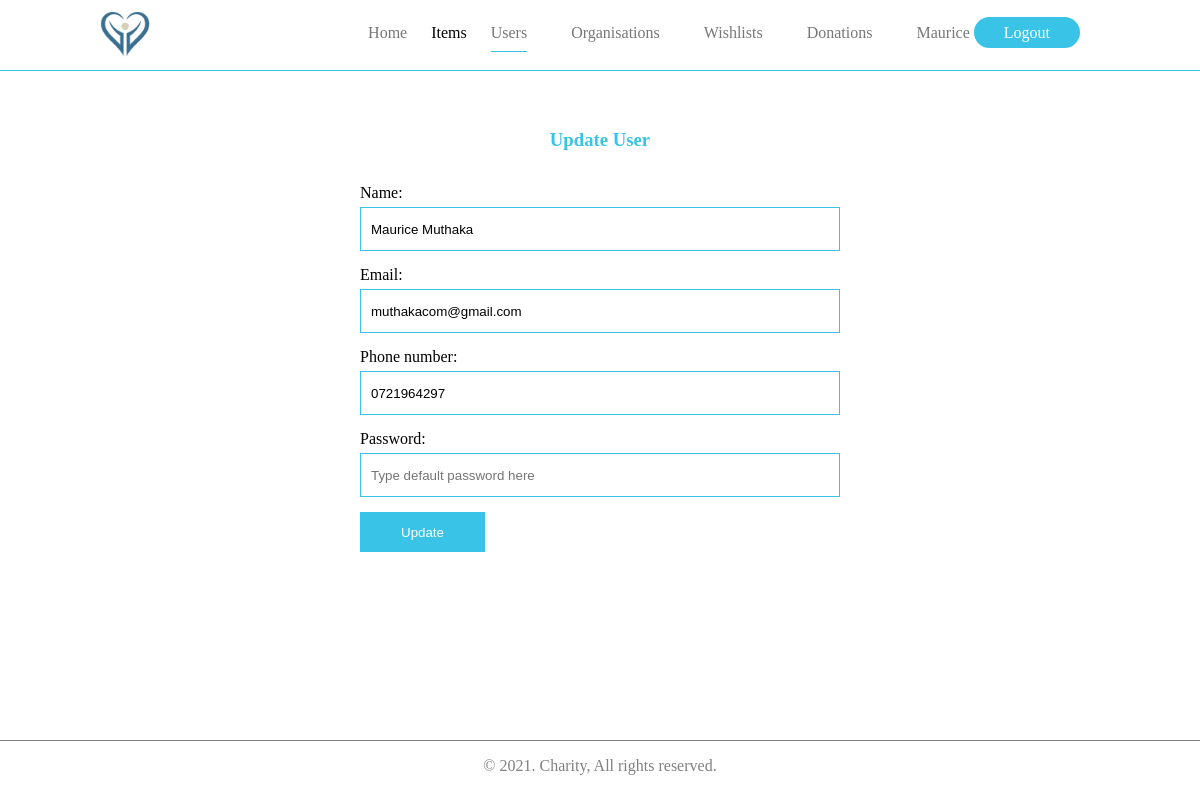
The app's page /edit_user.php?id=1 (signed in) with its own data.
### tables this page shows
CREATE TABLE `users` (
  `id` int(11) NOT NULL,
  `full_name` varchar(255) NOT NULL,
  `email` varchar(255) DEFAULT NULL,
  `phone_number` varchar(255) NOT NULL,
  `password` text DEFAULT NULL,
  `is_admin` int(1) DEFAULT NULL,
  `joined_date` timestamp NULL DEFAULT current_timestamp()
);

### edit_user.php (the view, shortened to what this page needs)
<?php
require_once('db.php');
if(isset($_SESSION['auth'])){
    $user = $_SESSION['auth'];
    $req = $db->prepare("SELECT * FROM users WHERE id = ?");
    $req->execute(array($user['id']));
    $current = $req->fetch();
    if ($current['is_admin']) {
        $id = $_GET['id'];
        if(isset($id) AND !empty($id)) {
            $check_user = $db->prepare("SELECT * FROM users WHERE id = ?");
            $check_user->execute(array($id));
            if($check_user->rowCount() > 0) {
                $user = $check_user->fetch();
            }
            else {
                header("Location: users.php");
            }
        }
        else {
             header("Location: users.php");
        }
?>
<!DOCTYPE html>
<html lang="en">
<head>
    <link rel="stylesheet" href="styles/style.css">
</head>
<body>
    <header>
        <div class="logo">
            <img src="images/logo.png" width="50" alt="">
        </div>
        <div class="menu">
            <ul>
                <li><a href="dashboard.php">Home</a></li>
                <lia href="items.php">Items</a></li>
                <li class="active"><a href="users.php">Users</a></li>
                <li><a href="organisations.php">Organisations</a></li>
                <li><a href="wishlists.php">Wishlists</a></li>
                <li><a href="donations.php">Donations</a></li>
                <li><?= $current['full_name'] ?> <a class="login" href="logout.php">Logout</a></li>
            </ul>
        </div>
    </header>
    <section class="homeSection">
        <div class="box">
            <h3 class="login-title">Update User</h3>
            <form method="post" enctype="multipart/form-data">
                <div class="email-section">
                    <label for="name">Name:</label>
                    <input type="name" name="name" value="<?= $user['full_name'] ?>" placeholder="Type your name here">
                </div>
                <div class="email-section">
                    <label for="email">Email:</label>
                    <input type="email" name="email" value="<?= $user['email'] ?>" placeholder="Type your email here">
                </div>
                <div class="email-section">
                    <label for="phone">Phone number:</label>
                    <input type="number" name="phone" value="<?= $user['phone_number'] ?>" placeholder="Type your phone number here">
                </div>
                <div class="password-section">
                    <label for="password">Password:</label>
                    <input type="password" name="password" placeholder="Type default password here">
                </div>
                <div class="btn-section">
                    <input class="login-btn" name="save" type="submit" value="Update">
                </div>
            </form>
        </div>
    </section>
    <footer>
        <p>&copy 2021. Charity, All rights reserved.</p>
    </footer>
</body>
</html>
<?php
    }
    else {
    header("Location: home.php");
    }
}
else {
    header("Location: login.php");
}
?>

### styles/style.css (style rules this page uses)
body { margin: 0px; padding: 0px; }
header { background: white; position: absolute; top:0px; left: 0px; right: 0px; padding: 8px 100px; border-bottom: 1px solid #39C3E7; }
.logo { width: 50px !important; float: left; }
ul { list-style: none; text-align: right; }
li { display: inline; margin: 1px 20px; color: #777; }
li>a { color: #777; text-decoration: none; }
.active { color: #39C3E7 !important; padding-bottom: 10px; border-bottom: 1px solid #39C3E7; }
.login { color: white; background: #39C3E7; border-radius: 50px; padding: 7px 30px; }
h3 { color: #39C3E7; }
footer { border-top: 1px solid grey; text-align: center; width: 100%; float: left; }
footer,p { color: grey; }
.homeSection { width: 100%; min-height: 80vh !important; margin-top: 100px; display: flex; flex-direction: column; align-items: center; }
.box { width: 40%; height: auto; display: flex; flex-direction: column; padding: 10px; border-radius: 10px; }
.login-title { text-align: center; color: #39C3E7; }
.email-section { display: flex; flex-direction: column; margin: 15px 0px; }
.password-section { display: flex; flex-direction: column; margin: 15px 0px; }
.btn-section { display: flex; align-items: center; justify-content: space-between; }
.login-btn { padding: 0px 40px; color: #fff; background: #39C3E7; }
label { margin-bottom: 5px; }
input { height: 40px; border: 1px solid #39C3E7; padding-left: 10px; }

### records on screen
users: full_name "Maurice"
users: name "Maurice Muthaka", email "muthakacom@gmail.com", phone "0721964297"
